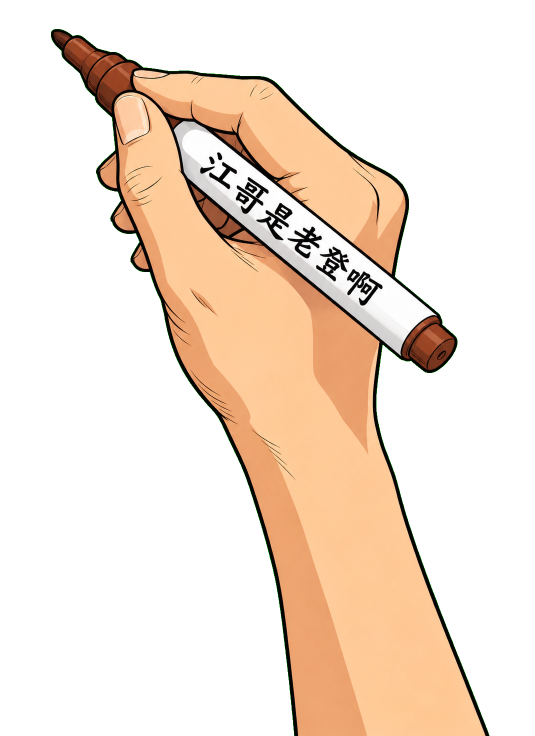
#> input picture assets/vendor_patches/srt-whiteboard-animation/assets/drawing-hand-old-marked.png, 1069 x 1472 px, given in place of c3_badger_turn_180.png, which was not available (shown at 1/2 size); the run also reads 1 picture not shown here
$ python build_and_render_shorts_v2.py
#> lines starting #> are read from the running program, lines starting #| are printed output that depends on the picture
"""
Build and Render Fast YouTube Shorts V2 (9:16 Vertical 1080x1920)
Engine: Card Reveal + Handwriting Whiteboard Engine
Duration: 30.12s
"""

import sys
import math
import time
import subprocess
from pathlib import Path
import cv2
import numpy as np
from PIL import Image, ImageDraw, ImageFont

SCRIPT_DIR = Path(__file__).resolve().parent
PROJ = SCRIPT_DIR.parent
ROOT = PROJ.parent.parent

G = PROJ / "assets" / "gemini_downloaded"
RENDERS_DIR = PROJ / "renders_v2"
RENDERS_DIR.mkdir(parents=True, exist_ok=True)
HAND_ASSET = PROJ / "assets" / "user_clean_hand.png"

try:
    font_main_title = ImageFont.truetype("arialbd.ttf", 36)
    font_sub_title = ImageFont.truetype("arialbd.ttf", 22)
    font_card_header = ImageFont.truetype("arialbd.ttf", 24)
    font_card_bold = ImageFont.truetype("arialbd.ttf", 20)
    font_card_reg = ImageFont.truetype("arial.ttf", 18)
    font_cta = ImageFont.truetype("arialbd.ttf", 26)
except:
    font_main_title = font_sub_title = font_card_header = font_card_bold = font_card_reg = font_cta = ImageFont.load_default()

def fit_contain(im: Image.Image, max_w: int, max_h: int) -> Image.Image:
    w, h = im.size
    scale = min(max_w / w, max_h / h)
    return im.resize((max(1, int(round(w * scale))), max(1, int(round(h * scale)))), Image.Resampling.LANCZOS)

def ease_out_back(t: float) -> float:
    c1 = 1.70158
    c3 = c1 + 1
    return 1 + c3 * math.pow(t - 1, 3) + c1 * math.pow(t - 1, 2)

def create_shorts_canvases():
    w, h = 1080, 1920
    base_pil = Image.new("RGB", (w, h), (255, 255, 255))
#> base_pil: PIL image 1080x1920 RGB; every value is 255
    draw_b = ImageDraw.Draw(base_pil)
    full_pil = Image.new("RGB", (w, h), (255, 255, 255))
    draw_f = ImageDraw.Draw(full_pil)

    # 1. Top Header Banner
    h_box = [30, 30, 1050, 160]
    for d in (draw_b, draw_f):
        d.rounded_rectangle(h_box, radius=16, fill=(255, 243, 240), outline=(217, 56, 30), width=4)
#> this loop made 2 passes
    draw_f.text((540, 75), "3 SỰ THẬT ĐIÊN RỒ VỀ LỬNG MẬT", fill=(217, 56, 30), font=font_main_title, anchor="mm")
    draw_f.text((540, 120), "KẺ CHÍ PHÈO KHÔNG BIẾT SỢ BẤT KỲ AI TRÊN TRÁI ĐẤT", fill=(60, 60, 60), font=font_sub_title, anchor="mm")

    # Card 1: Fact 1 (Top)
    c1_box = [40, 185, 1040, 695]
    im1 = fit_contain(Image.open(G / "c3_badger_turn_180.png").convert("RGB"), 460, 420)
#> in fit_contain, `w, h = im.size`: w = 1069; h = 1472
#> in fit_contain, `scale = min(max_w / w, max_h / h)`: scale = 0.285
#> in fit_contain, `return im.resize((max(1, int(round(w * scale))), max(1, int(round(h * ..`:
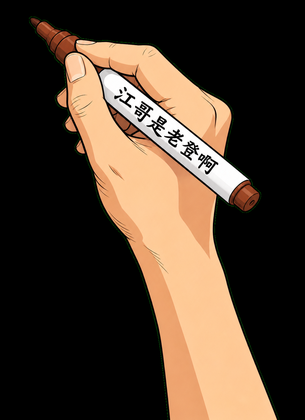
#> returned value: PIL image 305x420 RGB; mean R, G, B 77.1, 60.6, 46.2
    for d, im_tgt in ((draw_b, base_pil), (draw_f, full_pil)):
        d.rounded_rectangle(c1_box, radius=14, fill=(255, 255, 255), outline=(43, 108, 176), width=3)
        d.rectangle([43, 188, 1037, 235], fill=(240, 246, 255))
        d.text((60, 212), "1. BỘ GIÁP 6MM XOAY 180 ĐỘ TRONG DA", fill=(43, 108, 176), font=font_card_header, anchor="lm")
        im_tgt.paste(im1, (60, 250))
        d.rectangle([59, 249, 60 + im1.width, 250 + im1.height], outline=(220, 225, 230), width=1)
        d.rounded_rectangle(c1_box, radius=14, outline=(43, 108, 176), width=3)

    draw_f.text((540, 270), "• Da dày 6mm trơn tuột:", fill=(30, 30, 30), font=font_card_bold)
    draw_f.text((555, 305), "Răng nanh sư tử cắn vào bị trượt\nKhông thể xuyên thủng lớp sừng", fill=(70, 70, 70), font=font_card_reg)
    draw_f.text((540, 375), "• Xoay 180 độ trong bao da:", fill=(217, 56, 30), font=font_card_bold)
    draw_f.text((555, 410), "Bị cắn gáy liền quay ngoắt đầu\nNgoạm đứt mũi báo hoa phản đòn!", fill=(70, 70, 70), font=font_card_reg)
    draw_f.text((540, 480), "• Vũ khí không góc chết:", fill=(43, 108, 176), font=font_card_bold)
    draw_f.text((555, 515), "Biến mọi thế bị bắt thành bẫy tử thần!", fill=(70, 70, 70), font=font_card_reg)

    # Card 2: Fact 2 (Middle)
    c2_box = [40, 720, 1040, 1230]
    im2 = fit_contain(Image.open(G / "c4_badger_sleeping_venom.png").convert("RGB"), 460, 420)
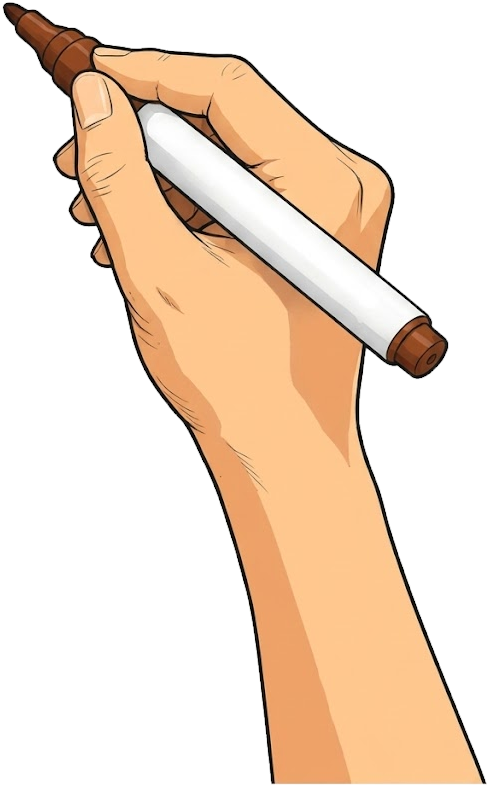
#> input picture assets/vendor_patches/srt-whiteboard-animation/assets/drawing-hand.png, 488 x 786 px, given in place of c4_badger_sleeping_venom.png, which was not available
#> call 2 of fit_contain, with max_w = 460, max_h = 420
#> in fit_contain (call 2), `w, h = im.size`: w = 488; h = 786
#> in fit_contain (call 2), `scale = min(max_w / w, max_h / h)`: scale = 0.534
#> in fit_contain (call 2), `return im.resize((max(1, int(round(w * scale))), max(1, int(round(h * ..`:
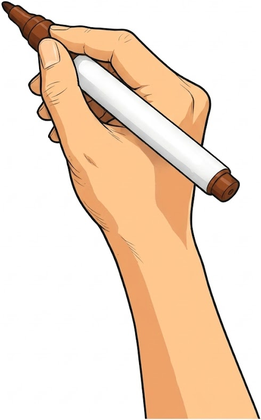
#> returned value: PIL image 261x420 RGB; mean R, G, B 241.7, 220.6, 201.2
    for d, im_tgt in ((draw_b, base_pil), (draw_f, full_pil)):
        d.rounded_rectangle(c2_box, radius=14, fill=(255, 255, 255), outline=(130, 60, 160), width=3)
        d.rectangle([43, 723, 1037, 770], fill=(250, 242, 255))
        d.text((60, 747), "2. MIỄN NHIỄM NỌC ĐỘC & GIẤC NGỦ THẦN THÁNH", fill=(130, 60, 160), font=font_card_header, anchor="lm")
        im_tgt.paste(im2, (60, 785))
        d.rectangle([59, 784, 60 + im2.width, 785 + im2.height], outline=(220, 225, 230), width=1)
        d.rounded_rectangle(c2_box, radius=14, outline=(130, 60, 160), width=3)

    draw_f.text((540, 805), "• Coi rắn độc là đồ ăn vặt:", fill=(30, 30, 30), font=font_card_bold)
    draw_f.text((555, 840), "Hổ mang chúa, rắn lục, mamba đen\nĐều bị ngoạm đứt đầu nuốt chửng", fill=(70, 70, 70), font=font_card_reg)
    draw_f.text((540, 910), "• Đột biến gen kháng độc:", fill=(130, 60, 160), font=font_card_bold)
    draw_f.text((555, 945), "Thụ thể thần kinh không dính nọc\nMiễn nhiễm độc tố thần kinh tự nhiên", fill=(70, 70, 70), font=font_card_reg)
    draw_f.text((540, 1015), "• Giấc ngủ giải độc 2 tiếng:", fill=(47, 133, 90), font=font_card_bold)
    draw_f.text((555, 1050), "Bị cắn chỉ lăn ra ngủ mê man\nTỉnh dậy lại xơi nốt nửa con rắn!", fill=(70, 70, 70), font=font_card_reg)

    # Card 3: Fact 3 (Bottom)
    c3_box = [40, 1255, 1040, 1765]
    im3 = fit_contain(Image.open(G / "c5_stoffel_escape.png").convert("RGB"), 460, 420)
    for d, im_tgt in ((draw_b, base_pil), (draw_f, full_pil)):
        d.rounded_rectangle(c3_box, radius=14, fill=(255, 255, 255), outline=(47, 133, 90), width=3)
        d.rectangle([43, 1258, 1037, 1305], fill=(240, 252, 245))
        d.text((60, 1282), "3. THIÊN TÀI VƯỢT NGỤC STOFFEL (IQ ĐỈNH CAO)", fill=(47, 133, 90), font=font_card_header, anchor="lm")
        im_tgt.paste(im3, (60, 1320))
        d.rectangle([59, 1319, 60 + im3.width, 1320 + im3.height], outline=(220, 225, 230), width=1)
        d.rounded_rectangle(c3_box, radius=14, outline=(47, 133, 90), width=3)

    draw_f.text((540, 1340), "• Khả năng dùng công cụ siêu đẳng:", fill=(30, 30, 30), font=font_card_bold)
    draw_f.text((555, 1375), "Xếp đá làm thang trèo tường\nDùng que cây, chổi làm đòn bẩy", fill=(70, 70, 70), font=font_card_reg)
    draw_f.text((540, 1445), "• Đắp bóng bùn phơi khô:", fill=(47, 133, 90), font=font_card_bold)
    draw_f.text((555, 1480), "Khi hết đá, tự nặn bóng bùn\nLăn qua rào điện thoát ra ngoài!", fill=(70, 70, 70), font=font_card_reg)
    draw_f.text((540, 1550), "• Trí thông minh giải đố:", fill=(217, 56, 30), font=font_card_bold)
    draw_f.text((555, 1585), "Top đầu thông minh thế giới loài vật!", fill=(70, 70, 70), font=font_card_reg)

    # 5. Bottom CTA Banner
    cta_box = [40, 1785, 1040, 1890]
    for d in (draw_b, draw_f):
        d.rounded_rectangle(cta_box, radius=16, fill=(217, 56, 30), outline=(180, 40, 20), width=3)
    draw_f.text((540, 1837), "🔥 XEM NGAY BẢN FULL TRÊN KÊNH!", fill=(255, 255, 255), font=font_cta, anchor="mm")

    return cv2.cvtColor(np.array(base_pil), cv2.COLOR_RGB2BGR), cv2.cvtColor(np.array(full_pil), cv2.COLOR_RGB2BGR)

def render_shorts_v2():
    base_bgr, full_bgr = create_shorts_canvases()
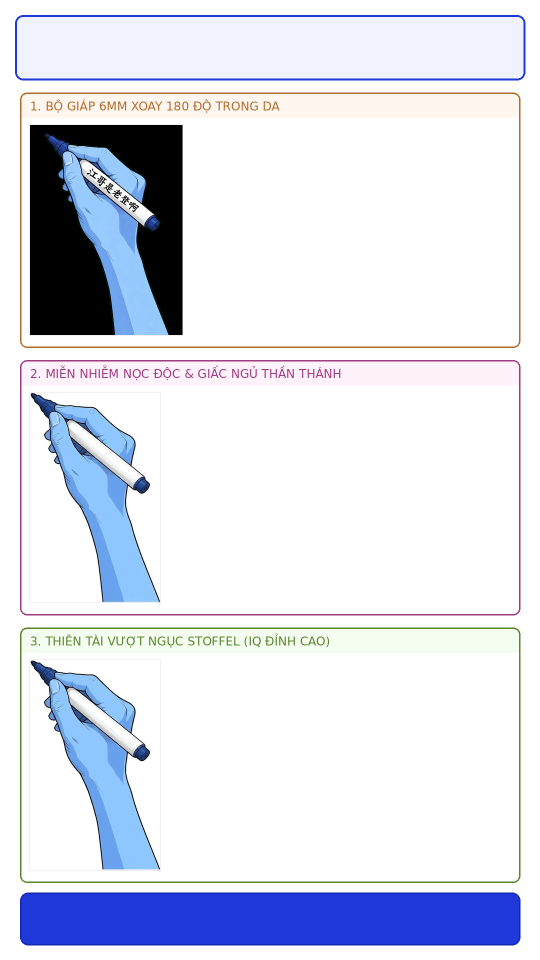
#> base_bgr: shape (1920, 1080, 3) (shown at 1/2 size); mean R, G, B 220.8, 224.3, 236.4
    audio_wav = PROJ / "audio_fast" / "shorts.wav"
    out_mp4 = RENDERS_DIR / "tap01_lung_mat_shorts_v2.mp4"
    raw_video = out_mp4.with_name(out_mp4.stem + "_raw.mp4")

    fps = 24
    w, h = 1080, 1920
    total_ms = 30118
    total_frames = max(1, int(round(total_ms * fps / 1000.0)))
    ms_per_frame = 1000.0 / fps

    # Load Hand Rig for vertical 1080x1920
    hand_raw = cv2.imread(str(HAND_ASSET), cv2.IMREAD_UNCHANGED)
    hand_h = 580
    scale = hand_h / hand_raw.shape[0]
#> scale = 0.738
    hand_w = int(hand_raw.shape[1] * scale)
#> hand_w = 360
    hand_resized = cv2.resize(hand_raw, (hand_w, hand_h), interpolation=cv2.INTER_AREA)
    hand_bgr = hand_resized[:, :, :3]
    hand_alpha = (hand_resized[:, :, 3] / 255.0)[:, :, None].astype(np.float32)
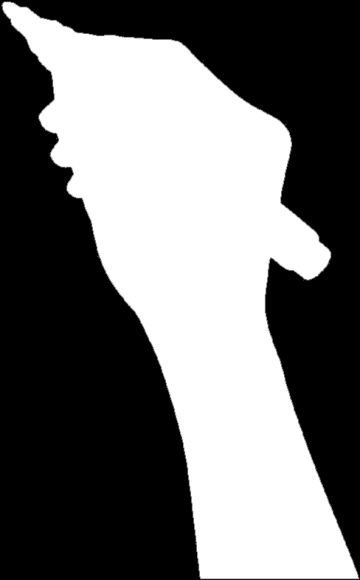
#> hand_alpha: shape (580, 360, 1) float32; min 0, max 1, mean 0.435
    tip_x = int(round(9 * scale))
#> tip_x = 7
    tip_y = int(round(2 * scale))
#> tip_y = 1

    fourcc = cv2.VideoWriter_fourcc(*"mp4v")
    writer = cv2.VideoWriter(str(raw_video), fourcc, fps, (w, h))

    print(f"\n[SHORTS V2] Rendering {total_frames} frames ({total_ms}ms)...")
    t0 = time.time()

    def stamp_hand(cv_frame, px, py):
        top_x = px - tip_x
        top_y = py - tip_y
        c_x0, c_y0 = max(0, top_x), max(0, top_y)
        c_x1, c_y1 = min(w, top_x + hand_w), min(h, top_y + hand_h)
        if c_x1 <= c_x0 or c_y1 <= c_y0:
            return cv_frame
        h_x0, h_y0 = c_x0 - top_x, c_y0 - top_y
        h_x1, h_y1 = h_x0 + (c_x1 - c_x0), h_y0 + (c_y1 - c_y0)
        out = cv_frame.copy()
        hb = hand_bgr[h_y0:h_y1, h_x0:h_x1]
        ha = hand_alpha[h_y0:h_y1, h_x0:h_x1]
        out[c_y0:c_y1, c_x0:c_x1] = (out[c_y0:c_y1, c_x0:c_x1] * (1.0 - ha) + hb * ha).astype(np.uint8)
        return out

    for fi in range(total_frames):
        cur_ms = fi * ms_per_frame
        frame = np.full((h, w, 3), 255, dtype=np.uint8)
        hand_pos = None

        # Header (0 -> 1500ms)
        frame[30:160, 30:1050] = base_bgr[30:160, 30:1050]
        if cur_ms < 1500:
            p = cur_ms / 1500.0
            rx = int(30 + p * 1020)
            frame[30:160, 30:rx] = full_bgr[30:160, 30:rx]
            hand_pos = (rx, 95)
        else:
            frame[30:160, 30:1050] = full_bgr[30:160, 30:1050]

        # Card 1 (1500 -> 10000ms)
        if cur_ms >= 1500:
            frame[185:695, 40:1040] = base_bgr[185:695, 40:1040]
            if cur_ms < 10000:
                p = (cur_ms - 1500) / 8500.0
                rx = int(540 + p * 500)
                frame[250:680, 530:rx] = full_bgr[250:680, 530:rx]
                jitter = int(math.sin(p * 25 * math.pi) * 3)
                hand_pos = (rx, 350 + int(p * 200) + jitter)
            else:
                frame[185:695, 40:1040] = full_bgr[185:695, 40:1040]

        # Card 2 (10000 -> 18500ms)
        if cur_ms >= 10000:
            frame[720:1230, 40:1040] = base_bgr[720:1230, 40:1040]
            if cur_ms < 18500:
                p = (cur_ms - 10000) / 8500.0
                rx = int(540 + p * 500)
                frame[780:1210, 530:rx] = full_bgr[780:1210, 530:rx]
                jitter = int(math.sin(p * 25 * math.pi) * 3)
                hand_pos = (rx, 890 + int(p * 200) + jitter)
            else:
                frame[720:1230, 40:1040] = full_bgr[720:1230, 40:1040]

        # Card 3 (18500 -> 26500ms)
        if cur_ms >= 18500:
            frame[1255:1765, 40:1040] = base_bgr[1255:1765, 40:1040]
            if cur_ms < 26500:
                p = (cur_ms - 18500) / 8000.0
                rx = int(540 + p * 500)
                frame[1320:1740, 530:rx] = full_bgr[1320:1740, 530:rx]
                jitter = int(math.sin(p * 25 * math.pi) * 3)
                hand_pos = (rx, 1420 + int(p * 200) + jitter)
            else:
                frame[1255:1765, 40:1040] = full_bgr[1255:1765, 40:1040]

        # CTA (26500 -> 30118ms)
        if cur_ms >= 26500:
            frame[1785:1890, 40:1040] = base_bgr[1785:1890, 40:1040]
            p = (cur_ms - 26500) / 3618.0
            rx = int(40 + p * 1000)
            frame[1785:1890, 40:rx] = full_bgr[1785:1890, 40:rx]
            hand_pos = (rx, 1837)

        if hand_pos is not None:
            frame = stamp_hand(frame, hand_pos[0], hand_pos[1])
        writer.write(frame)
#> this loop made 723 passes
#> pass 1, in stamp_hand, `out = cv_frame.copy()`:
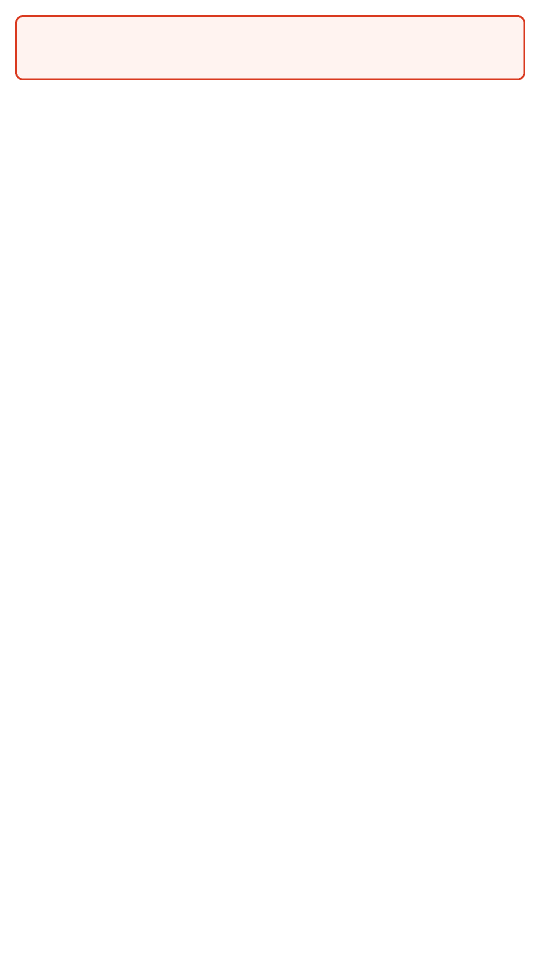
#> out: shape (1920, 1080, 3) (shown at 1/2 size); mean of channels 0, 1, 2 253.2, 253.5, 254.9; drawn as B, G, R
#> after the loop:
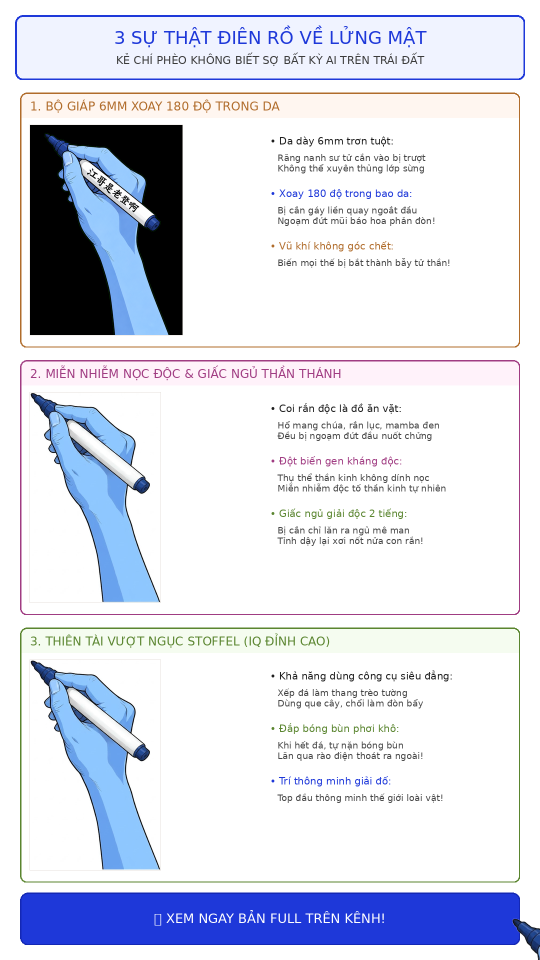
#> frame: shape (1920, 1080, 3) (shown at 1/2 size); mean R, G, B 218.1, 221.7, 233.9

    writer.release()
    print(f"[SHORTS V2] Silent video generated in {time.time() - t0:.1f}s")

    # Mux audio
    cmd_mux = [
        "ffmpeg", "-y",
        "-i", str(raw_video),
        "-i", str(audio_wav),
        "-c:v", "libx264",
        "-preset", "fast",
        "-crf", "20",
        "-pix_fmt", "yuv420p",
        "-c:a", "aac",
        "-b:a", "192k",
        "-shortest",
        str(out_mp4)
    ]
    subprocess.run(cmd_mux, check=True, stdout=subprocess.DEVNULL, stderr=subprocess.DEVNULL)
#> (this line was passed over: subprocess is not available in this run)
    if raw_video.exists():
        try:
            raw_video.unlink()
        except:
            pass
    print(f"[SUCCESS] Master Shorts V2 Exported: {out_mp4}")
    return out_mp4

if __name__ == "__main__":
    render_shorts_v2()
